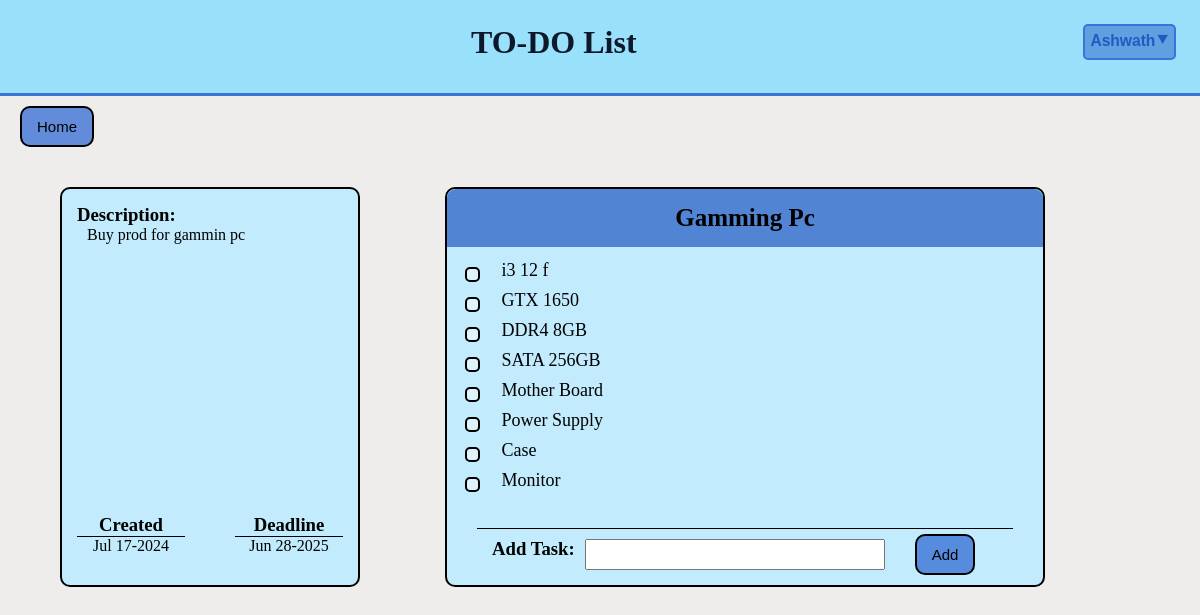
Screenshot of /topic/13 (signed in) with the database file from the repository.
### base/models.py (models this page shows, shortened)
class Topic(models.Model):
    user = models.ForeignKey(User, on_delete=models.CASCADE)
    title = models.CharField(max_length=100, blank=False, null=False)
    description = models.TextField(null=True, blank=True)
    created = models.DateTimeField(auto_now_add=True)
    deadline = models.DateField(null=True, blank=True)
    completed = models.BooleanField(default=False)
    class Meta:
        ordering = ['created']

class Task(models.Model):
    user = models.ForeignKey(User, on_delete=models.CASCADE)
    title = models.CharField(max_length=100)
    topic = models.ForeignKey(Topic,on_delete=models.CASCADE)
    created = models.DateTimeField(auto_now_add=True)
    completed = models.BooleanField(default=False)
    class Meta:
        ordering = ['completed']

### base/views.py (the view, shortened to what this page needs)
# urls.py: path('topic/<str:topicId>', views.taskListPage, name = 'topic'),
def taskListPage(request, topicId):
    topic = Topic.objects.get(id = topicId)
    tasks = Task.objects.filter(topic = topic)
    context = {'topic':topic,'tasks':tasks}
    return render(request, 'base/topic-page.html', context)

### base/templates/base/topic-page.html (shortened to what this page needs)
{% extends 'main.html' %}
{% load static %}
{% block content %}
<div class="topic-page">
    <div class="home-btn-div">
        <button class="home-btn btn" onclick="window.location.href=`{% url 'home' %}`">
            Home
        </button>
    </div>
    <div class="task-box">
        <div class="topic-desc-box">
            <div class="desc-div">
                <h3 class="desc-heading" >Description:</h3>
                <p>{{topic.description}}</p>
            </div>
            <div class="date-div">
                <div class="created-div" >
                    <h3 class="heading" style="border-bottom: 1px solid black;">Created</h3>
                    {{topic.created|date:"M d-Y"}}
                </div>
                <div class="deadline-div">
                    <h3 class="heading" style="border-bottom: 1px solid black;">Deadline</h3>
                    {{topic.deadline|date:"M d-Y"}}
                </div>
            </div>
        </div>
        <div class="task-list-box">
            <div class="task-heading">
                {{topic.title}}
            </div>
            <div class="task-list">
            {% for task in tasks %}
                <div class="task-list-item" onmouseenter="hoverShow(this)" onmouseleave="resetShow(this)">
                    <div style="display: flex;">
                        <div class="tickbox-div">
                            <div class="tickbox {% if task.completed %}ticked{% endif %}" onclick="redirect('/task-completed/{{task.id}}')"></div>
                        </div>
                        <div class="task {% if task.completed %}strike{% endif %}">&#160{{task.title}}&#160</div>
                    </div>
                </div>
            {% endfor %}
            </div>
            <div class="new-task">
                <form class="new-task-form" method="POST">
                    <h3>Add Task:</h3>
                    <input name="title" type="text" class="input_field">
                    <input type="submit" class="home-btn btn" value="Add">
                </form>
            </div>
        </div>
    </div>
</div>
{% endblock %}

### templates/main.html (shortened to what this page needs)
{% load static %}
<!DOCTYPE html>
<html lang="en">
<head>
    <link rel="stylesheet" href="{% static 'styles/style.css' %}" />
</head>
<body>
    <div class="header">
        <div class="title"><h1>TO-DO List</h1></div>
        {% if request.user.is_authenticated %}
        <div class="userinfo">
            <button class="username dropbtn"><h3>{{request.user.username}}<span class="drop-arrow" style="font-size:17px; display:inline-block; padding-bottom: 2px;">&#11206</span></h3></button>
        </div>
        {% endif %}
    </div>
    <div class="main_body">
        {% block content %}
        {% endblock %}
    </div>
</body>
</html>

### static/styles/style.css (style rules this page uses)
* { margin: 0; padding: 0; box-sizing: border-box; }
body { background-color: #EEEDEB; }
p { padding-left: 10px; }
.header { background-color: #99e0fa; padding: 24px; border-bottom: 3px solid #3b73db; display: flex; justify-content: space-between; height: 6rem; }
.title { flex-grow: 1; text-align: center; color: #0d182b; }
.userinfo { align-items: center; justify-content: center; height: 5px; }
.username { color: #215ac2; font-weight: 700; cursor: pointer; }
.dropbtn { padding: 5px; border: 2px solid #3b73db; border-radius: 5px; background-color: #2159c279; }
.input_field { display: flex; justify-content: center; margin: 10px; padding: 5px; }
.home-btn-div { margin: 10px 0px 20px 0px; }
.home-btn { margin-left: 20px; border-radius: 10px; padding: 10px; padding-left: 15px; padding-right: 15px; border: 2px solid black; background-color: #346cd4c0; font-size: 15px; cursor: pointer; }
.task-box { margin: 25px 50px; padding: 10px 5px; display: flex; flex-wrap: wrap; justify-content: left; gap: 80px; }
.topic-desc-box { padding: 10px; border: 2px solid black; border-radius: 10px; margin: 10px; padding: 15px; width: 300px; height: 400px; gap: 10px; display: flex; flex-direction: column; margin: 5px; background-color: #c2ecfd; }
.desc-div { height: 300px; }
.date-div { display: grid; grid-template-columns: 1fr 1fr; gap: 50px; text-align: center; }
.task-list-box { margin-top: 5px; width: 600px; height: 400px; border: 2px solid #000000; border-radius: 10px; background-color: #c2ecfd; display: flex; flex-direction: column; }
.task-heading { margin: 0 0 10px 0; padding: 15px; width: 100%; font-weight: bold; font-size: 25px; white-space: nowrap; overflow: hidden; border-top-left-radius: 9px; border-top-right-radius: 9px; background-color: #2159c2b1; color: #000000; text-align: center; overflow-x: scroll; }
.task-list { margin-left: 10px; margin-right: 10px; overflow: hidden; overflow-y: scroll; max-height: 240px; }
.task-list-item { display: flex; justify-content: space-between; cursor: pointer; background-color: transparent; border-radius: 10px; }
.tickbox-div { border-radius: 10px; width: 30px; height: 30px; display: flex; justify-content: center; }
.tickbox { background-color: #def3fa; margin-top: 10px; border: 2px solid; border-radius: 5px; width: 15px; height: 15px; }
.task { margin: 3px 10px 5px 10px; white-space: nowrap; overflow: hidden; text-overflow: ellipsis; font-size: large; }
.new-task { display: flex; margin: 5px 30px 5px 30px; margin-top: auto; border-top: 1px solid black; }
.new-task-form > h3 { margin-top: 9px; margin-left: 15px; }
.new-task-form > .input_field { width: 300px; }
.new-task-form > .home-btn { margin: 5px 20px 5px 20px; cursor: pointer; }
.new-task-form { display: flex; }

### rows the page displays
Topic: description "Buy prod for gammin pc", created "Jul 17-2024", deadline "Jun 28-2025", title "Gamming Pc"
Task: completed False (drawn), title "i3 12 f"
Task: completed False (drawn), title "GTX 1650"
Task: completed False (drawn), title "DDR4 8GB"
Task: completed False (drawn), title "SATA 256GB"
Task: completed False (drawn), title "Mother Board"
Task: completed False (drawn), title "Power Supply"
Task: completed False (drawn), title "Case"
Task: completed False (drawn), title "Monitor"

### other values shown
{{ request.user.username }} "Ashwath"
